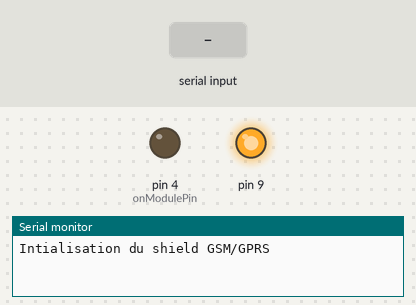
Simulated run of this sketch. Board: Arduino Uno, built with avr-gcc and run on an emulated ATmega328P. Parts: output pins drawn as LEDs (lit = HIGH), the last lines printed to the serial monitor. Inputs (shaded band) come from the test bench. The modem accepts every AT command (registered, SIM ready, sends succeed) and sends nothing else.

Above: at 0.1 s.
At 4.0 s:
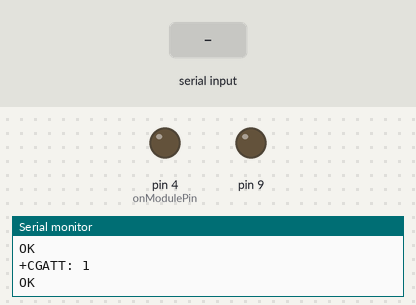
4.1 s: "1" received over the second serial link
At 24.92 s:
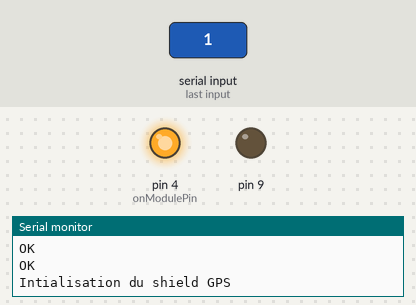
Timing chart, 0 to 26.3 s (numbered marks = the images above; inputs shaded):
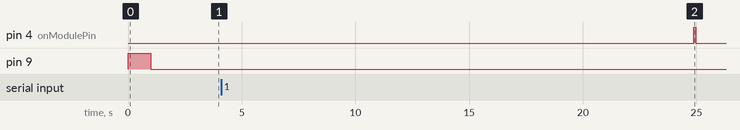

The sketch:

code_bus_gprs_version1.ino
```cpp
#include <TinyGPS++.h>
#include <SoftwareSerial.h>

// **********************parametres du shield gps
TinyGPSPlus gps;
SoftwareSerial SoftSerial(2, 3);

//******************** gprs
SoftwareSerial gprs(6, 7);

char server [] = "bustracking-kamsapp.rhcloud.com";
int onModulePin=4;

//***********************configuration du bus
int8_t answer;
char aux_string[30];

/******************* configuration globale *********************/

unsigned short dt = 5*1000; // =periode recuperation des coordonnées GPS
double distance_seuille = 100; //distance minimale en m entre deux 2 arrets ***
double pas_seuil = 10; /*pas minimum : si on mesure une distance plus petite pendant dt, on considère que le vehicule est en arret ie donc erreur due à la precision gps*/

byte gps_state=0;

/******************* variables utiles *********************/

unsigned short timer=millis();

//derniere position
double last_lat=0;
double last_lng=0;
double last_alt=0;

//position courante
double cur_lat=0;
double cur_lng=0;
double cur_alt=0;

double  distance=0;
unsigned short depart = 1; /*precise le depart du bus. deux valeurs possibles 1(depart) , 0 (sinon). Le depart est preciser en appuyant sur un bouton poussoir etc..*/

/*********************** configurations propores au bus *********************/

String matricule_bus = "10111dk"; //***
String ligne = "10"; //***
char sens [] = "arret16";


void setup()
{
    //le port serie
    Serial.begin(9600);

    //initialiser le gprs
    initGPRS();
    wait(1000);

    //initialiser le shield gps
    initGPS();
    wait(1000);

    delay(500);

}

void loop()
{
  if(SoftSerial.available() > 0)
      if(gps.encode(SoftSerial.read())){
        gps_state=1;
        Serial.println("reception donnees satellite...");
      }

  if(((unsigned long)(millis() - timer >= dt) || depart==1)&&(gps_state==1)){
      tracking();
      timer = millis();
    }
}


void initGPRS(){
  Serial.println("Intialisation du shield GSM/GPRS");
  gprs.begin(9600);
  pinMode(9, OUTPUT);
  digitalWrite(9,HIGH);
  wait(1000);
  digitalWrite(9,LOW);
  wait(2000);
  sendGPRSData("Demarrage gprs");

}

void initGPS(){
  Serial.println("Intialisation du shield GPS");
  SoftSerial.begin(9600);  // the SoftSerial baud rate
  pinMode(onModulePin, OUTPUT);
  digitalWrite(onModulePin,HIGH);
  wait(100);
  digitalWrite(onModulePin,LOW);
  sendGPRSData("Synchronisation du bus");
}


void sendGPRSData(String data)
{
    Serial.println(data);
    gprs.println("AT+CSQ");
    delay(100);

    ShowSerialData();// this code is to show the data from gprs shield, in order to easily see the process of how the gprs shield submit a http request, and the following is for this purpose too.

    gprs.println("AT+CGATT?");
    delay(100);

    ShowSerialData();

    gprs.println("AT+SAPBR=3,1,\"CONTYPE\",\"GPRS\"");//setting the SAPBR, the connection type is using gprs
    delay(1000);

    ShowSerialData();

    gprs.println("AT+SAPBR=3,1,\"APN\",\"internet\"");//setting the APN, the second need you fill in your local apn server
    delay(4000);

    ShowSerialData();

    gprs.println("AT+SAPBR=1,1");//setting the SAPBR, for detail you can refer to the AT command mamual
    delay(2000);

    ShowSerialData();

    gprs.println("AT+HTTPINIT"); //init the HTTP request

    delay(2000);
    ShowSerialData();

    gprs.print("AT+HTTPPARA=\"URL\",\"bustracking-kamsapp.rhcloud.com/remote_request.php?donnees=" + data + " 783893435&num=783893435\"");
    delay(1000);

    ShowSerialData();

    gprs.println("AT+HTTPACTION=0");//submit the request
    delay(10000);

    ShowSerialData();

    gprs.println("AT+HTTPREAD");// read the data from the website you access
    delay(300);

    ShowSerialData();

    gprs.println("");
    delay(100);
}


void ShowSerialData()
{
    while(gprs.available()!=0)
    Serial.write(gprs.read());
}

static void wait(unsigned long ms){
  unsigned long start = millis();
  while (millis() - start < ms);
}

/**
 * echantillonnage
 */
void tracking(){
//Serial.println(cur_lat);

  if(gps.location.isUpdated()){

      cur_lat = gps.location.lat();
      cur_lng = gps.location.lng();
      cur_alt = gps.altitude.meters();

      unsigned int delta_distance = TinyGPSPlus::distanceBetween(last_lat, last_lng, cur_lat, cur_lng);
      //Serial.println(delta_distance);
      if(delta_distance>=pas_seuil){
        distance += delta_distance;
        Serial.print("distance:");
        Serial.print(distance);
        Serial.println("m");
      }

      last_lat = cur_lat;
      last_lng = cur_lng;
      last_alt = cur_alt;


      if(distance >= distance_seuille && depart == 0){
        //sendGpsGPRSData();
        distance = 0;
      }

      if(depart == 1){ //on envoie si c'est le départ
        Serial.println("premiere envoie des cordonneers gps");
       // sendGpsGPRSData();
        depart = 0;
      }

   }
}
```
